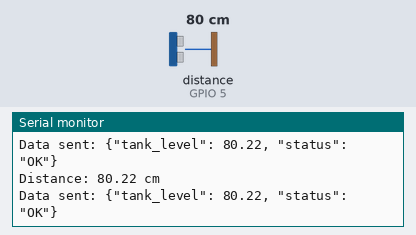
A sketch run on a simulated ESP32. On the bench: the last lines printed to the serial monitor. Wiring (inferred from the names in the program): ultrasonic range finder: trigger GPIO 4; echo GPIO 5. The inputs (shaded band) are chosen by the test bench; at power-on: distance to the obstacle (sensor on GPIO 5) 80 cm (analog values on the 0–4095 scale). The echo pulse lasts 58.3 µs per cm; WiFi joins after 1.5 s; servers stay silent unless stated.

Above: at 3.4 s.
3.5 s: distance to the obstacle (sensor on GPIO 5) set to 2 cm
At 4.37 s:
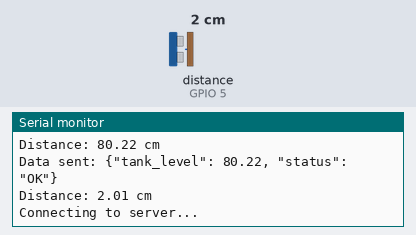
5.0 s: distance to the obstacle (sensor on GPIO 5) set to 4 cm
At 5.8 s:
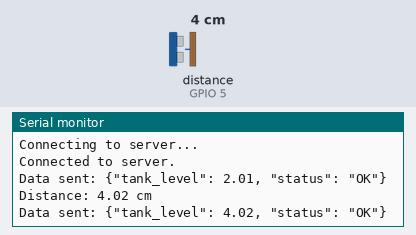
Timing chart, 0 to 8.0 s (numbered marks = the images above; inputs shaded):
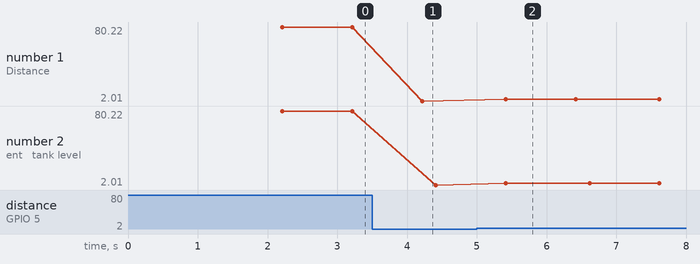

Measured:
- after the input at 3.5 s, the serial monitor: prints a new line after 0.72 s (image 1)
- after the input at 5.0 s, the serial monitor: prints a new line after 0.42 s (image 2)
- plotted number 1: 80.22 → 2.01 after the input at 3.5 s, 2.01 → 4.02 after the input at 5.0 s
- plotted number 2: 80.22 → 2.01 after the input at 3.5 s, 2.01 → 4.02 after the input at 5.0 s

The sketch:

esp32_client.ino
```cpp
#include <WiFi.h>


#define TRIG_PIN  4  // Define GPIO pin for TRIG
#define ECHO_PIN  5  // Define GPIO pin for ECHO
#define MAX_DISTANCE 400 // Maximum distance to measure (in cm)

const char* ssid = "WEF5EBDC";     //WE_4EA8C0
const char* password = "AasiM@#$1967";    //d0287d6e
const char* serverIP = "192.168.1.2"; // Replace with Raspberry Pi's IP
const uint16_t serverPort = 12345;


WiFiClient client;


void setup() {
  Serial.begin(115200);
  Serial.println("b7bk");
  pinMode(TRIG_PIN, OUTPUT);
  pinMode(ECHO_PIN, INPUT);
  analogReadResolution(12);
  // Connect to Wi-Fi
  WiFi.begin(ssid, password);
  Serial.print("Connecting to WiFi");
  unsigned long startAttemptTime = millis();

  while (WiFi.status() != WL_CONNECTED) {
    delay(1000);
    Serial.print(".");
    if (millis() - startAttemptTime > 20000) {
      Serial.println("\nFailed to connect to WiFi.");
      return;
    }
  }
  Serial.println("\nConnected to WiFi.");
  Serial.println(WiFi.localIP());

while(1)
{
  if (!client.connected())
  {
    Serial.println("Connecting to server...");


    if (client.connect(serverIP, serverPort))
    {
      Serial.println("Connected to server.");
      break;
    }
    else
    {
      Serial.println("Connection failed. Retrying...");
      //delay(100);
    }
  }

}
}

void loop() {

 //int distance = analogRead(2);
digitalWrite(TRIG_PIN,LOW);
delayMicroseconds(2);
digitalWrite(TRIG_PIN,HIGH);
delayMicroseconds(10);
digitalWrite(TRIG_PIN,LOW);

long duration = pulseIn(ECHO_PIN,HIGH);
float distance = duration * 0.0344/2;
  Serial.print("Distance: ");
  Serial.print(distance);
  Serial.println(" cm");

  if (!client.connected()) {
    Serial.println("Connecting to server...");
    if (client.connect(serverIP, serverPort)) {
      Serial.println("Connected to server.");
    }
    else {
      Serial.println("Connection failed. Retrying...");
      delay(5000);
      return;
    }
  }
  if (distance>1000)
  {
  // Send data
  String data = "{\"tank_level\": " + String(distance) + ", \"status\": \"NOT_OK\"}";  // Format as JSON
  client.println(data);
  Serial.println("Data sent: " + data);


  }
  else
  {
      // Send data
  String data = "{\"tank_level\": " + String(distance) + ", \"status\": \"OK\"}";  // Format as JSON
  client.println(data);
  Serial.println("Data sent: " + data);

  }

  delay(1000);
}
```
